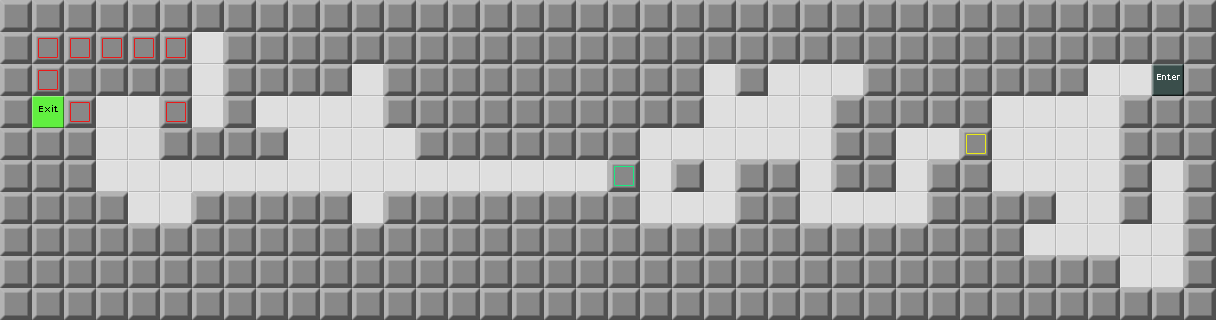

A level layout from a 2D game, rendered from its tile map. Below: a short description, then the map file with tile-grid data replaced by summaries:
An orthogonal 38x10 tile map with 32x32 px tiles, 1 tile layer (Map) and 16 objects.

<map version="1.0" orientation="orthogonal" width="38" height="10" tilewidth="32" tileheight="32">
 <tileset firstgid="1" source="devgraphics.tsx" />
 <layer name="Map" width="38" height="10">
  <data>[380 cells, 380 non-empty, 7 distinct tile ids]</data>
 </layer>
 <objectgroup name="Enemies" width="38" height="10">
  <object gid="10" x="192" y="128" />
 </objectgroup>
 <objectgroup name="Items" width="38" height="10">
  <object gid="40" x="704" y="160" />
  <object gid="28" x="1152" y="192" />
  <object gid="16" x="96" y="192" />
  <object gid="8" x="1088" y="96">
   <properties>
    <property name="Text" value="I gave you extra blocks. How nice of me." />
   </properties>
  </object>
  <object gid="5" x="192" y="64" />
 </objectgroup>
 <objectgroup name="Tools" width="38" height="10">
  <object gid="15" x="736" y="128" />
  <object gid="15" x="704" y="128" />
  <object gid="15" x="1056" y="224" />
  <object gid="15" x="1056" y="256" />
  <object gid="15" x="352" y="192" />
  <object gid="15" x="320" y="160" />
  <object gid="15" x="320" y="192" />
  <object gid="15" x="352" y="128" />
  <object gid="15" x="320" y="128" />
  <object gid="15" x="800" y="128" />
 </objectgroup>
 <objectgroup name="Parameters" width="38" height="10">
  <properties>
   <property name="time" value="0" />
   <property name="wrapAround" value="false" />
  </properties>
 </objectgroup>
</map>
